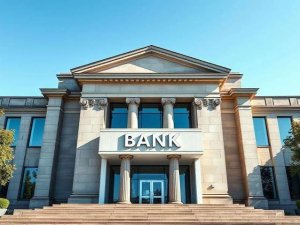
#> input picture backend/data/media_cache/thumb_1.jpg, 300 x 225 px
$ python -i quality_analyzer.py   (imports and definitions only)   (older library calls are emulated)
#> lines starting #> are read from the running program, lines starting #| are printed output that depends on the picture
import os
import math
import logging
import cv2
import numpy as np
from PIL import Image

logger = logging.getLogger("memora.quality_analyzer")

class QualityAnalyzer:
    """
    Computes objective image-quality measurements using OpenCV/Pillow without cloud or LLM arithmetic.
    Calculates:
    1. Sharpness: Variance of Laplacian & gradient energy (0-100)
    2. Blur level: Derived inverse blur metric (0-100)
    3. Brightness: Image luminance mean (0-100)
    4. Contrast: Luminance standard deviation (0-100)
    5. Exposure: Pixel clipping detection for under/over-exposure (0-100)
    6. Resolution quality: Megapixel dimension evaluation (0-100)
    7. Overall quality score: Objective weighted composite (0-100)
    """

    def analyze_image_quality(self, image_path: str, file_size: int = 0) -> dict:
#> called with image_path = '../../../data/media_cache/thumb_1.jpg', file_size = 0
        if not os.path.exists(image_path):
            return {
                "quality_score": 0.0,
                "overall_label": "Poor",
                "sharpness_score": 0.0,
                "sharpness_label": "Poor",
                "blur_score": 100.0,
                "blur_label": "High Blur",
                "brightness_score": 0.0,
                "brightness_label": "Poor",
                "contrast_score": 0.0,
                "contrast_label": "Poor",
                "exposure_score": 0.0,
                "exposure_label": "Poor",
                "resolution_score": 0.0,
                "resolution_label": "Poor",
                "width": 0,
                "height": 0,
                "aspect_ratio": "unknown",
                "factors": {"error": "File does not exist"}
            }

        try:
            if file_size == 0:
                file_size = os.path.getsize(image_path)

            img = cv2.imread(image_path)
#> img is the input picture: shape (225, 300, 3); mean B, G, R 163.5, 156.5, 127.2
            if img is None:
                # Fallback to PIL
                pil_img = Image.open(image_path).convert("RGB")
                img = cv2.cvtColor(np.array(pil_img), cv2.COLOR_RGB2BGR)

            h, w = img.shape[:2]
#> h = 225; w = 300
            gray = cv2.cvtColor(img, cv2.COLOR_BGR2GRAY)
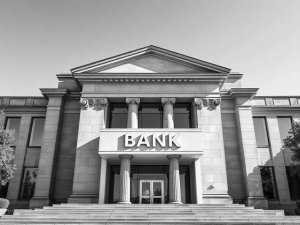
#> gray: shape (225, 300); min 1, max 255, mean 148.5

            # 1. Aspect Ratio Calculation
            gcd = math.gcd(w, h)
#> gcd = 75
            aspect_w = w // gcd if gcd > 0 else 0
#> aspect_w = 4
            aspect_h = h // gcd if gcd > 0 else 0
#> aspect_h = 3
            ratio_val = w / max(1, h)
#> ratio_val = 1.33
            if 1.70 <= ratio_val <= 1.85:
                aspect_str = "16:9"
            elif 1.30 <= ratio_val <= 1.40:
                aspect_str = "4:3"
            elif 0.95 <= ratio_val <= 1.05:
                aspect_str = "1:1"
            elif 0.53 <= ratio_val <= 0.60:
                aspect_str = "9:16 (Vertical)"
            else:
                aspect_str = f"{aspect_w}:{aspect_h}" if aspect_w < 50 else f"{ratio_val:.2f}:1"

            # 2. Sharpness via Laplacian Variance (CV-based)
            laplacian = cv2.Laplacian(gray, cv2.CV_64F)
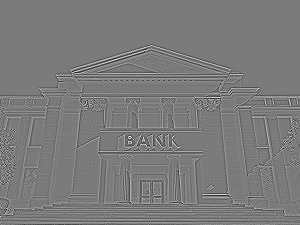
#> laplacian: shape (225, 300) float64; min -377, max 404, mean -0.1; drawn with min black and max white
            lap_var = float(laplacian.var())
#> lap_var = 2406.4
            sharpness_score = max(5.0, min(100.0, (math.log1p(lap_var) / math.log1p(800.0)) * 100.0))
#> sharpness_score = 100
            if sharpness_score >= 85:
                sharpness_label = "Excellent"
            elif sharpness_score >= 70:
                sharpness_label = "Good"
            elif sharpness_score >= 50:
                sharpness_label = "Fair"
            else:
                sharpness_label = "Poor"

            # 3. Blur Estimation (0 = heavily blurred, 100 = low blur / crisp)
            # Normalizing so 100 is best (Low Blur) to align with standard 0-100 metric bars
            blur_level_score = max(5.0, min(100.0, (math.log1p(lap_var) / math.log1p(650.0)) * 100.0))
#> blur_level_score = 100
            if blur_level_score >= 80:
                blur_label = "Low Blur"
            elif blur_level_score >= 55:
                blur_label = "Moderate"
            else:
                blur_label = "High Blur"

            # 4. Brightness (Luminance Mean: ideal range is 100 - 155)
            lum_mean = float(np.mean(gray))
#> lum_mean = 148.5
            brightness_dist = abs(lum_mean - 128.0)
#> brightness_dist = 20.51
            brightness_score = max(10.0, min(100.0, 100.0 - (brightness_dist / 128.0) * 80.0))
#> brightness_score = 87.18
            if lum_mean < 50:
                brightness_label = "Too Dark"
            elif lum_mean > 205:
                brightness_label = "Too Bright"
            elif brightness_score >= 80:
                brightness_label = "Good"
            else:
                brightness_label = "Fair"

            # 5. Contrast (Luminance Standard Deviation)
            contrast_std = float(np.std(gray))
#> contrast_std = 61.35
            contrast_score = max(10.0, min(100.0, (contrast_std / 60.0) * 100.0))
#> contrast_score = 100
            if contrast_score >= 85:
                contrast_label = "Excellent"
            elif contrast_score >= 65:
                contrast_label = "Good"
            elif contrast_score >= 45:
                contrast_label = "Fair"
            else:
                contrast_label = "Poor"

            # 6. Exposure (Detect excessive clipped shadows < 8 or highlights > 248)
            total_pixels = float(h * w)
#> total_pixels = 67500
            shadow_clipped = float(np.sum(gray < 8)) / max(1.0, total_pixels)
#> shadow_clipped = 0.00173
            highlight_clipped = float(np.sum(gray > 248)) / max(1.0, total_pixels)
#> highlight_clipped = 0.00252
            clip_penalty = (shadow_clipped + highlight_clipped) * 150.0
#> clip_penalty = 0.638
            exposure_score = max(15.0, min(100.0, 100.0 - clip_penalty))
#> exposure_score = 99.36
            if shadow_clipped > 0.15:
                exposure_label = "Under-exposed"
            elif highlight_clipped > 0.15:
                exposure_label = "Over-exposed"
            elif exposure_score >= 80:
                exposure_label = "Good"
            else:
                exposure_label = "Fair"

            # 7. Resolution Quality Score (Megapixels)
            megapixels = (w * h) / 1_000_000.0
#> megapixels = 0.0675
            resolution_score = max(20.0, min(100.0, 30.0 + (math.log1p(megapixels) / math.log1p(4.0)) * 70.0))
#> resolution_score = 32.84
            if resolution_score >= 85 or megapixels >= 2.0:
                resolution_label = "Excellent"
            elif resolution_score >= 65 or megapixels >= 1.0:
                resolution_label = "Good"
            elif resolution_score >= 45:
                resolution_label = "Fair"
            else:
                resolution_label = "Low"

            # 8. Composite Overall Quality Score (0 - 100)
            overall_quality = (
                0.30 * sharpness_score +
                0.20 * blur_level_score +
                0.15 * brightness_score +
                0.15 * contrast_score +
                0.10 * exposure_score +
                0.10 * resolution_score
            )
#> overall_quality = 91.3
            overall_score = max(10.0, min(99.0, overall_quality))
#> overall_score = 91.3
            if overall_score >= 85:
                overall_label = "Excellent"
            elif overall_score >= 70:
                overall_label = "Good"
            elif overall_score >= 50:
                overall_label = "Fair"
            else:
                overall_label = "Poor"

            size_mb = file_size / (1024 * 1024)
            size_str = f"{size_mb:.2f} MB" if size_mb >= 1.0 else f"{file_size / 1024:.1f} KB"

            factors = {
                "sharpness": sharpness_label,
                "sharpness_score": round(sharpness_score, 1),
                "blur": blur_label,
                "blur_score": round(blur_level_score, 1),
                "brightness": brightness_label,
                "brightness_score": round(brightness_score, 1),
                "contrast": contrast_label,
                "contrast_score": round(contrast_score, 1),
                "exposure": exposure_label,
                "exposure_score": round(exposure_score, 1),
                "resolution": resolution_label,
                "resolution_score": round(resolution_score, 1),
                "aspect_ratio": aspect_str,
                "file_size": size_str,
                "megapixels": round(megapixels, 2),
                "laplacian_variance": round(lap_var, 2)
            }

            return {
                "quality_score": round(overall_score, 1),
                "overall_label": overall_label,
                "sharpness_score": round(sharpness_score, 1),
                "sharpness_label": sharpness_label,
                "blur_score": round(blur_level_score, 1),
                "blur_label": blur_label,
                "brightness_score": round(brightness_score, 1),
                "brightness_label": brightness_label,
                "contrast_score": round(contrast_score, 1),
                "contrast_label": contrast_label,
                "exposure_score": round(exposure_score, 1),
                "exposure_label": exposure_label,
                "resolution_score": round(resolution_score, 1),
                "resolution_label": resolution_label,
                "width": w,
                "height": h,
                "aspect_ratio": aspect_str,
                "factors": factors
            }

        except Exception as e:
            logger.error(f"Error evaluating quality for {image_path}: {e}", exc_info=True)
            return {
                "quality_score": 50.0,
                "overall_label": "Fair",
                "sharpness_score": 50.0,
                "sharpness_label": "Fair",
                "blur_score": 50.0,
                "blur_label": "Moderate",
                "brightness_score": 50.0,
                "brightness_label": "Fair",
                "contrast_score": 50.0,
                "contrast_label": "Fair",
                "exposure_score": 50.0,
                "exposure_label": "Fair",
                "resolution_score": 50.0,
                "resolution_label": "Fair",
                "width": 0,
                "height": 0,
                "aspect_ratio": "unknown",
                "factors": {"error": str(e)}
            }

quality_analyzer = QualityAnalyzer()

>>> result = QualityAnalyzer().analyze_image_quality('../../../data/media_cache/thumb_1.jpg')
#> result = 18 items

$ run again, on backend/data/media_cache/thumb_10.jpg
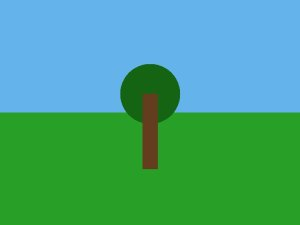
#> input picture backend/data/media_cache/thumb_10.jpg, 300 x 225 px
#> in analyze_image_quality, img is the input picture: shape (225, 300, 3); mean B, G, R 129, 164.6, 68.2
#> in analyze_image_quality, `gray = cv2.cvtColor(img, cv2.COLOR_BGR2GRAY)`:
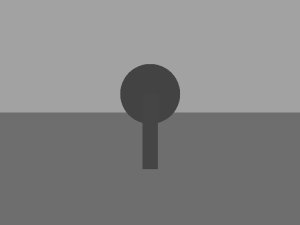
#> gray: shape (225, 300); min 53, max 174, mean 131.9
#> in analyze_image_quality, `laplacian = cv2.Laplacian(gray, cv2.CV_64F)`:
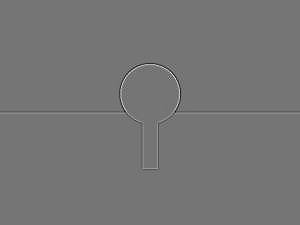
#> laplacian: shape (225, 300) float64; min -128, max 150, mean 0; drawn with min black and max white
#> lap_var = 36.05
#> sharpness_score = 54.03
#> blur_level_score = 55.76
#> lum_mean = 131.9
#> brightness_dist = 3.89
#> brightness_score = 97.57
#> contrast_std = 29.37
#> contrast_score = 48.94
#> shadow_clipped = 0
#> exposure_score = 100
#> overall_quality = 62.62
#> result = 18 items
